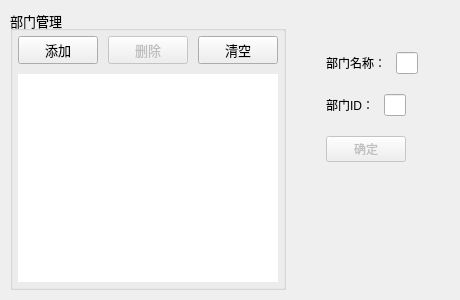
<?xml version="1.0" encoding="UTF-8"?>
<ui version="4.0">
 <class>QQueueDepartmentSetting</class>
 <widget class="QWidget" name="QQueueDepartmentSetting">
  <property name="geometry">
   <rect>
    <x>0</x>
    <y>0</y>
    <width>460</width>
    <height>300</height>
   </rect>
  </property>
  <property name="windowTitle">
   <string>Form</string>
  </property>
  <layout class="QHBoxLayout" name="horizontalLayout_8" stretch="2,5">
   <property name="spacing">
    <number>10</number>
   </property>
   <property name="leftMargin">
    <number>5</number>
   </property>
   <property name="topMargin">
    <number>5</number>
   </property>
   <property name="rightMargin">
    <number>5</number>
   </property>
   <property name="bottomMargin">
    <number>5</number>
   </property>
   <item>
    <layout class="QVBoxLayout" name="verticalLayout_16">
     <property name="spacing">
      <number>10</number>
     </property>
     <property name="leftMargin">
      <number>5</number>
     </property>
     <property name="topMargin">
      <number>5</number>
     </property>
     <property name="rightMargin">
      <number>5</number>
     </property>
     <property name="bottomMargin">
      <number>5</number>
     </property>
     <item>
      <widget class="QGroupBox" name="groupBox_15">
       <property name="font">
        <font>
         <pointsize>10</pointsize>
        </font>
       </property>
       <property name="title">
        <string>部门管理</string>
       </property>
       <layout class="QVBoxLayout" name="verticalLayout_21">
        <property name="spacing">
         <number>10</number>
        </property>
        <property name="leftMargin">
         <number>5</number>
        </property>
        <property name="topMargin">
         <number>5</number>
        </property>
        <property name="rightMargin">
         <number>5</number>
        </property>
        <property name="bottomMargin">
         <number>5</number>
        </property>
        <item>
         <layout class="QHBoxLayout" name="horizontalLayout_26">
          <item>
           <widget class="QPushButton" name="dep_add_btn">
            <property name="text">
             <string>添加</string>
            </property>
           </widget>
          </item>
          <item>
           <widget class="QPushButton" name="dep_rem_btn">
            <property name="enabled">
             <bool>false</bool>
            </property>
            <property name="text">
             <string>删除</string>
            </property>
           </widget>
          </item>
          <item>
           <widget class="QPushButton" name="dep_clr_btn">
            <property name="text">
             <string>清空</string>
            </property>
           </widget>
          </item>
         </layout>
        </item>
        <item>
         <widget class="QQueueListWidget" name="dep_list_widget">
          <property name="styleSheet">
           <string notr="true">border: 0px solid #6a6ea9;</string>
          </property>
         </widget>
        </item>
       </layout>
      </widget>
     </item>
    </layout>
   </item>
   <item>
    <layout class="QVBoxLayout" name="verticalLayout_22" stretch="2,1,1,1,10">
     <property name="spacing">
      <number>10</number>
     </property>
     <property name="leftMargin">
      <number>20</number>
     </property>
     <property name="topMargin">
      <number>20</number>
     </property>
     <property name="rightMargin">
      <number>20</number>
     </property>
     <property name="bottomMargin">
      <number>20</number>
     </property>
     <item>
      <spacer name="verticalSpacer_4">
       <property name="orientation">
        <enum>Qt::Vertical</enum>
       </property>
       <property name="sizeHint" stdset="0">
        <size>
         <width>20</width>
         <height>40</height>
        </size>
       </property>
      </spacer>
     </item>
     <item>
      <layout class="QHBoxLayout" name="horizontalLayout_29" stretch="1,3,0">
       <property name="spacing">
        <number>10</number>
       </property>
       <property name="leftMargin">
        <number>5</number>
       </property>
       <property name="topMargin">
        <number>5</number>
       </property>
       <property name="rightMargin">
        <number>5</number>
       </property>
       <property name="bottomMargin">
        <number>5</number>
       </property>
       <item>
        <widget class="QLabel" name="label_32">
         <property name="text">
          <string>部门名称：</string>
         </property>
         <property name="alignment">
          <set>Qt::AlignRight|Qt::AlignTrailing|Qt::AlignVCenter</set>
         </property>
        </widget>
       </item>
       <item>
        <widget class="QLineEdit" name="dep_name_line"/>
       </item>
       <item>
        <spacer name="horizontalSpacer_15">
         <property name="orientation">
          <enum>Qt::Horizontal</enum>
         </property>
         <property name="sizeHint" stdset="0">
          <size>
           <width>40</width>
           <height>20</height>
          </size>
         </property>
        </spacer>
       </item>
      </layout>
     </item>
     <item>
      <layout class="QHBoxLayout" name="horizontalLayout_32" stretch="1,3,0">
       <property name="spacing">
        <number>10</number>
       </property>
       <property name="leftMargin">
        <number>5</number>
       </property>
       <property name="topMargin">
        <number>5</number>
       </property>
       <property name="rightMargin">
        <number>5</number>
       </property>
       <property name="bottomMargin">
        <number>5</number>
       </property>
       <item>
        <widget class="QLabel" name="label_33">
         <property name="text">
          <string>部门ID：</string>
         </property>
         <property name="alignment">
          <set>Qt::AlignRight|Qt::AlignTrailing|Qt::AlignVCenter</set>
         </property>
        </widget>
       </item>
       <item>
        <widget class="QLineEdit" name="dep_id_line">
         <property name="text">
          <string/>
         </property>
         <property name="echoMode">
          <enum>QLineEdit::Normal</enum>
         </property>
        </widget>
       </item>
       <item>
        <spacer name="horizontalSpacer_18">
         <property name="orientation">
          <enum>Qt::Horizontal</enum>
         </property>
         <property name="sizeHint" stdset="0">
          <size>
           <width>40</width>
           <height>20</height>
          </size>
         </property>
        </spacer>
       </item>
      </layout>
     </item>
     <item>
      <layout class="QHBoxLayout" name="horizontalLayout_33" stretch="4,1,0">
       <property name="spacing">
        <number>10</number>
       </property>
       <property name="leftMargin">
        <number>5</number>
       </property>
       <property name="topMargin">
        <number>5</number>
       </property>
       <property name="rightMargin">
        <number>5</number>
       </property>
       <property name="bottomMargin">
        <number>5</number>
       </property>
       <item>
        <spacer name="horizontalSpacer_19">
         <property name="orientation">
          <enum>Qt::Horizontal</enum>
         </property>
         <property name="sizeHint" stdset="0">
          <size>
           <width>40</width>
           <height>20</height>
          </size>
         </property>
        </spacer>
       </item>
       <item>
        <widget class="QPushButton" name="dep_ok_btn">
         <property name="enabled">
          <bool>false</bool>
         </property>
         <property name="text">
          <string>确定</string>
         </property>
        </widget>
       </item>
       <item>
        <spacer name="horizontalSpacer_20">
         <property name="orientation">
          <enum>Qt::Horizontal</enum>
         </property>
         <property name="sizeHint" stdset="0">
          <size>
           <width>40</width>
           <height>20</height>
          </size>
         </property>
        </spacer>
       </item>
      </layout>
     </item>
     <item>
      <spacer name="verticalSpacer_5">
       <property name="orientation">
        <enum>Qt::Vertical</enum>
       </property>
       <property name="sizeHint" stdset="0">
        <size>
         <width>20</width>
         <height>40</height>
        </size>
       </property>
      </spacer>
     </item>
    </layout>
   </item>
  </layout>
 </widget>
 <customwidgets>
  <customwidget>
   <class>QQueueListWidget</class>
   <extends>QListWidget</extends>
   <header location="global">../Componment/qqueuelistwidget.h</header>
  </customwidget>
 </customwidgets>
 <resources/>
 <connections/>
</ui>
